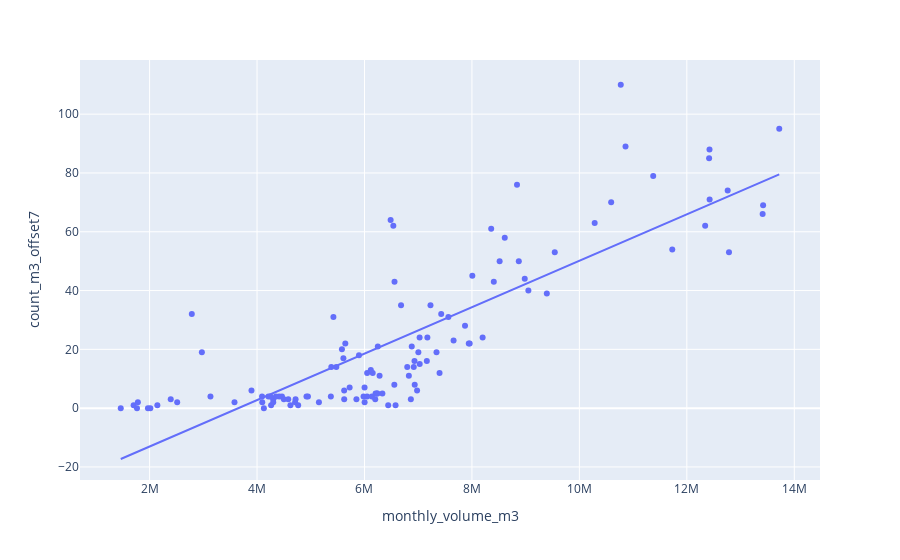

Notebook code cell kept with this figure:
### Code cell
fig = px.scatter(eq_inj_df, x="monthly_volume_m3", y="count_m3_offset7", trendline="ols")
fig.show()
